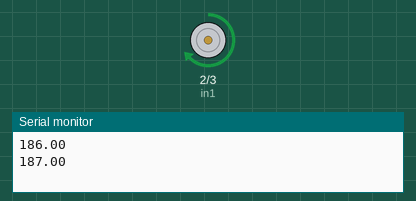
Simulated run of this sketch. Board: Arduino Uno, built with avr-gcc and run on an emulated ATmega328P. On the bench: motor-driver pin pairs drawn as motors (green arrow = first pin HIGH = forward, orange = second pin HIGH = backward, longer = more drive, scaled by the enable pin), the last lines printed to the serial monitor.

Above: at 3.06 s.
At 5.8 s:
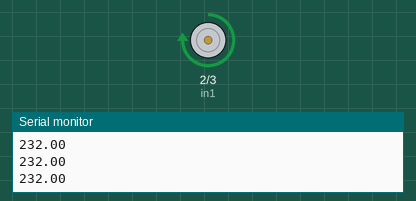
At 11.5 s:
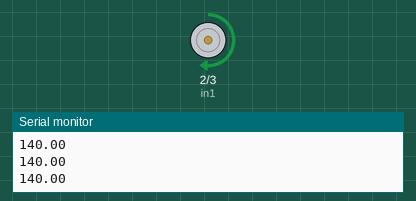
Timing chart, 0 to 17.8 s (numbered marks = the images above):
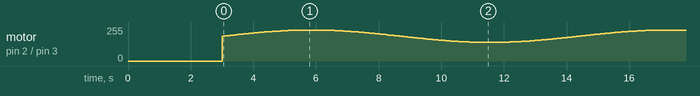

The sketch:

Sinus_Wave_Motor_Driving.ino
```cpp
int in1=2;
int in2=3;
int ena=5;
double x=0;
double a;
double pi=3.14;
double dalga;
int i;
#include <math.h>
void setup() {
  Serial.begin(115200);
  delay(3000);
  pinMode(in1,OUTPUT);
  pinMode(in2,OUTPUT);
  pinMode(ena,OUTPUT);
}
void loop() {
  for(i;i<1;i++) {
  for(x;x<0.1;x=x+0.00001) {
  dalga=2*pi*270*x;
  a=sin(dalga);
  a=a*255;
 double c=map(a,-255,255,140,233);
 if(c>=140) {
 Serial.println(c);
 analogWrite(ena,c);
 digitalWrite(in1,HIGH);
 digitalWrite(in2,LOW);
 delay(30);
}
  }
analogWrite(ena,0);
digitalWrite(in1,HIGH);
digitalWrite(in2,HIGH);
}
}
```
